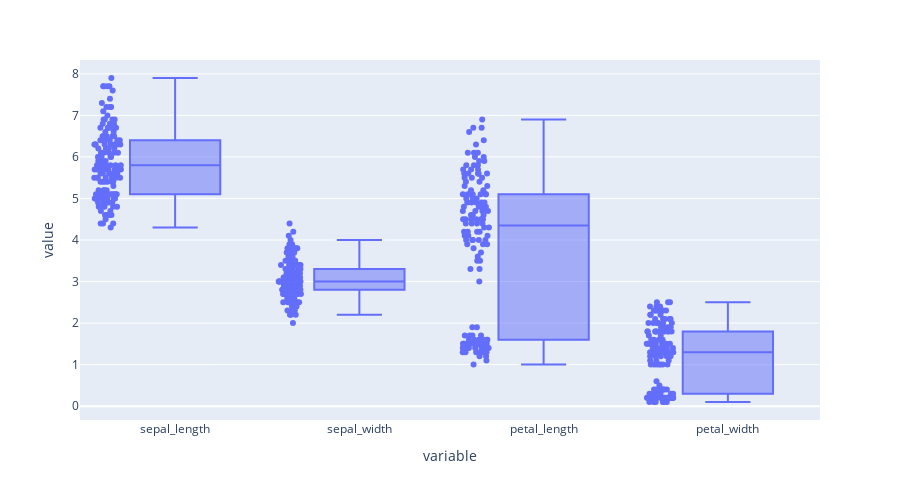

Notebook code for this chart:
### Code cell
fig_px = px.box(plot_data, points="all", orientation='v', width=900, height=500)
fig_px.show()
# https://plotly.github.io/plotly.py-docs/generated/plotly.express.box.html

### Figure 1 — Plotly figure (JSON) as saved in the notebook; plotly's stock layout.template omitted (floating-point values rounded to 4 significant figures; data arrays with more than 128 entries replaced by an {"elided": "..."} marker saying what was removed)
{"data": [{"alignmentgroup": "True", "boxpoints": "all", "hovertemplate": "variable=%{x}<br>value=%{y}<extra></extra>", "legendgroup": "", "marker": {"color": "#636efa"}, "name": "", "notched": false, "offsetgroup": "", "orientation": "v", "showlegend": false, "type": "box", "x": {"elided": "600 str values"}, "x0": " ", "xaxis": "x", "y": {"elided": "600 float values"}, "y0": " ", "yaxis": "y"}], "layout": {"boxmode": "group", "height": 500, "legend": {"tracegroupgap": 0}, "margin": {"t": 60}, "width": 900, "xaxis": {"anchor": "y", "autorange": true, "domain": [0, 1], "range": [-0.5163, 3.5], "title": {"text": "variable"}, "type": "category"}, "yaxis": {"anchor": "x", "autorange": true, "domain": [0, 1], "range": [-0.3333, 8.333], "title": {"text": "value"}, "type": "linear"}}}
